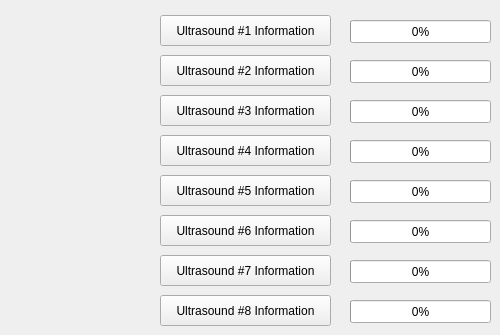
    <widget class="QWidget" name="ultra_tab">
     <attribute name="title">
      <string>Ultrasounds</string>
     </attribute>
     <widget class="QPushButton" name="ultra_win_1">
      <property name="geometry">
       <rect>
        <x>160</x>
        <y>15</y>
        <width>171</width>
        <height>31</height>
       </rect>
      </property>
      <property name="text">
       <string>Ultrasound #1 Information</string>
      </property>
     </widget>
     <widget class="QProgressBar" name="ultra_bar_1">
      <property name="geometry">
       <rect>
        <x>350</x>
        <y>20</y>
        <width>141</width>
        <height>23</height>
       </rect>
      </property>
      <property name="maximum">
       <number>6</number>
      </property>
      <property name="value">
       <number>0</number>
      </property>
      <property name="textVisible">
       <bool>true</bool>
      </property>
     </widget>
     <widget class="QPushButton" name="ultra_win_2">
      <property name="geometry">
       <rect>
        <x>160</x>
        <y>55</y>
        <width>171</width>
        <height>31</height>
       </rect>
      </property>
      <property name="text">
       <string>Ultrasound #2 Information</string>
      </property>
     </widget>
     <widget class="QProgressBar" name="ultra_bar_2">
      <property name="geometry">
       <rect>
        <x>350</x>
        <y>60</y>
        <width>141</width>
        <height>23</height>
       </rect>
      </property>
      <property name="maximum">
       <number>6</number>
      </property>
      <property name="value">
       <number>0</number>
      </property>
      <property name="textVisible">
       <bool>true</bool>
      </property>
     </widget>
     <widget class="QPushButton" name="ultra_win_3">
      <property name="geometry">
       <rect>
        <x>160</x>
        <y>95</y>
        <width>171</width>
        <height>31</height>
       </rect>
      </property>
      <property name="text">
       <string>Ultrasound #3 Information</string>
      </property>
     </widget>
     <widget class="QProgressBar" name="ultra_bar_3">
      <property name="geometry">
       <rect>
        <x>350</x>
        <y>100</y>
        <width>141</width>
        <height>23</height>
       </rect>
      </property>
      <property name="maximum">
       <number>6</number>
      </property>
      <property name="value">
       <number>0</number>
      </property>
      <property name="textVisible">
       <bool>true</bool>
      </property>
     </widget>
     <widget class="QPushButton" name="ultra_win_5">
      <property name="geometry">
       <rect>
        <x>160</x>
        <y>175</y>
        <width>171</width>
        <height>31</height>
       </rect>
      </property>
      <property name="text">
       <string>Ultrasound #5 Information</string>
      </property>
     </widget>
     <widget class="QPushButton" name="ultra_win_4">
      <property name="geometry">
       <rect>
        <x>160</x>
        <y>135</y>
        <width>171</width>
        <height>31</height>
       </rect>
      </property>
      <property name="text">
       <string>Ultrasound #4 Information</string>
      </property>
     </widget>
     <widget class="QProgressBar" name="ultra_bar_5">
      <property name="geometry">
       <rect>
        <x>350</x>
        <y>180</y>
        <width>141</width>
        <height>23</height>
       </rect>
      </property>
      <property name="maximum">
       <number>6</number>
      </property>
      <property name="value">
       <number>0</number>
      </property>
      <property name="textVisible">
       <bool>true</bool>
      </property>
     </widget>
     <widget class="QProgressBar" name="ultra_bar_4">
      <property name="geometry">
       <rect>
        <x>350</x>
        <y>140</y>
        <width>141</width>
        <height>23</height>
       </rect>
      </property>
      <property name="maximum">
       <number>6</number>
      </property>
      <property name="value">
       <number>0</number>
      </property>
      <property name="textVisible">
       <bool>true</bool>
      </property>
     </widget>
     <widget class="QPushButton" name="ultra_win_6">
      <property name="geometry">
       <rect>
        <x>160</x>
        <y>215</y>
        <width>171</width>
        <height>31</height>
       </rect>
      </property>
      <property name="text">
       <string>Ultrasound #6 Information</string>
      </property>
     </widget>
     <widget class="QProgressBar" name="ultra_bar_6">
      <property name="geometry">
       <rect>
        <x>350</x>
        <y>220</y>
        <width>141</width>
        <height>23</height>
       </rect>
      </property>
      <property name="maximum">
       <number>6</number>
      </property>
      <property name="value">
       <number>0</number>
      </property>
      <property name="textVisible">
       <bool>true</bool>
      </property>
     </widget>
     <widget class="QProgressBar" name="ultra_bar_7">
      <property name="geometry">
       <rect>
        <x>350</x>
        <y>260</y>
        <width>141</width>
        <height>23</height>
       </rect>
      </property>
      <property name="maximum">
       <number>6</number>
      </property>
      <property name="value">
       <number>0</number>
      </property>
      <property name="textVisible">
       <bool>true</bool>
      </property>
     </widget>
     <widget class="QPushButton" name="ultra_win_7">
      <property name="geometry">
       <rect>
        <x>160</x>
        <y>255</y>
        <width>171</width>
        <height>31</height>
       </rect>
      </property>
      <property name="text">
       <string>Ultrasound #7 Information</string>
      </property>
     </widget>
     <widget class="QPushButton" name="ultra_win_8">
      <property name="geometry">
       <rect>
        <x>160</x>
        <y>295</y>
        <width>171</width>
        <height>31</height>
       </rect>
      </property>
      <property name="text">
       <string>Ultrasound #8 Information</string>
      </property>
     </widget>
     <widget class="QProgressBar" name="ultra_bar_8">
      <property name="geometry">
       <rect>
        <x>350</x>
        <y>300</y>
        <width>141</width>
        <height>23</height>
       </rect>
      </property>
      <property name="maximum">
       <number>6</number>
      </property>
      <property name="value">
       <number>0</number>
      </property>
      <property name="textVisible">
       <bool>true</bool>
      </property>
     </widget>
    </widget>
